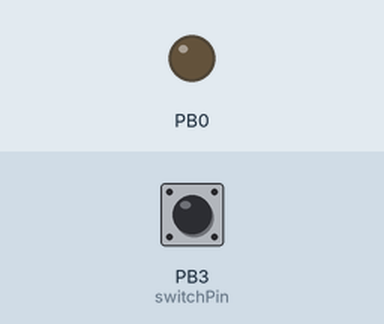
Recording of a sketch running on a simulated ATtiny85, built with avr-gcc and run on an emulated ATtiny85. Shown: output pins drawn as LEDs (lit = HIGH). The test bench sets the inputs (shaded band); at power-on: PB3 (switchPin) HIGH. Sleep ends after the set time or at an interrupt.

Above: at 1.2 s.
1.3 s: PB3 (switchPin) pulled LOW for 0.15 s
At 1.96 s:
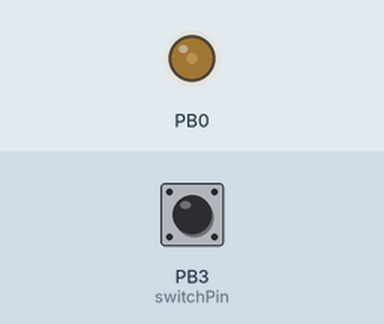
4.3 s: PB3 (switchPin) pulled LOW for 1 s
7.3 s: PB3 (switchPin) pulled LOW for 3.2 s
Timing chart, 0 to 12.8 s (numbered marks = the images above; inputs shaded):
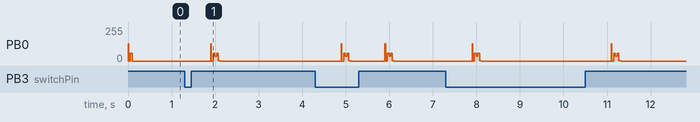

The sketch:

Code_balise.ino
```cpp
#include <avr/sleep.h>
#include <avr/interrupt.h>

//pins
const int switchPin = 3;
const int pinBatMon = 4;


uint8_t adress = 0x12;
uint8_t command = 0x00;

int battery = 0;
int adcReadNb = 0;

void sleep() {

    GIMSK |= _BV(PCIE);                     // Enable Pin Change Interrupts
    PCMSK |= _BV(PCINT3);                   // Use PB3 as interrupt pin
    ADCSRA &= ~_BV(ADEN);                   // ADC off
    set_sleep_mode(SLEEP_MODE_PWR_DOWN);    // replaces above statement

    sleep_enable();                         // Sets the Sleep Enable bit in the MCUCR Register (SE BIT)
    sei();                                  // Enable interrupts
    sleep_cpu();                            // sleep

    cli();                                  // Disable interrupts //wake-ups here
    PCMSK &= ~_BV(PCINT3);                  // Turn off PB3 as interrupt pin
    sleep_disable();                        // Clear SE bit
    ADCSRA |= _BV(ADEN);                    // ADC on

    sei();                                  // Enable interrupts
    } // sleep

ISR(PCINT0_vect) {

    }

void sendNEC(){
  //start
  TCCR0A = 0b01010010;
  OCR0A = 13; //pour regler 38khz
  _delay_us(9500);
  TCCR0A = 0b00000000;
  _delay_us(2950);

  //adress
  for (int i = 0; i < 8; i++) {
    if (bitRead(adress, i) == 1) { //1
      TCCR0A = 0b01010010;
      _delay_us(575);
      TCCR0A = 0b00000000;
      _delay_us(1050);
    }
    else {                        //0
      TCCR0A = 0b01010010;
      _delay_us(575);
      TCCR0A = 0b00000000;
      _delay_us(365);
    }
  }
  for (int i = 0; i < 8; i++) { //inverted
    if (bitRead(adress, i) == 0) { //0
      TCCR0A = 0b01010010;
      _delay_us(575);
      TCCR0A = 0b00000000;
      _delay_us(1050);
    }
    else {                        //1
      TCCR0A = 0b01010010;
      _delay_us(575);
      TCCR0A = 0b00000000;
      _delay_us(365);
    }
  }

  //command
  for (int i = 0; i < 8; i++) {
    if (bitRead(command, i) == 1) { //1
      TCCR0A = 0b01010010;
      _delay_us(575);
      TCCR0A = 0b00000000;
      _delay_us(1050);
    }
    else {                        //0
      TCCR0A = 0b01010010;
      _delay_us(575);
      TCCR0A = 0b00000000;
      _delay_us(365);
    }
  }
  for (int i = 0; i < 8; i++) { //inverted
    if (bitRead(command, i) == 0) { //0
      TCCR0A = 0b01010010;
      _delay_us(575);
      TCCR0A = 0b00000000;
      _delay_us(1050);
    }
    else {                        //1
      TCCR0A = 0b01010010;
      _delay_us(575);
      TCCR0A = 0b00000000;
      _delay_us(365);
    }
  }

  //stop
  TCCR0A = 0b01010010;
  _delay_us(600);
  TCCR0A = 0b00000000;
  _delay_us(1000);
}

/*appeler juste sur chg de pile*/
void setup() {
  //wakeup piŉ
  pinMode(switchPin, INPUT);
  digitalWrite(switchPin, HIGH);
  //digitalWrite(switchPin, HIGH);
  pinMode(pinBatMon, INPUT);

  //PWM 38KHZ on PB0
  TCCR0B = TCCR0B & 0b11111000 | 0b001; //set timer prescaler
  //TCCR0A = 0b01010010; //changer le counter
  //OCR0A = 13; //pour regler 38khz
  DDRB = DDRB & 0b11111110 | 0b00000001; //set pin 0 as output

  //ADC battery
  battery = analogRead(pinBatMon) - 568; //0 à 398 parce que batterie est tjrs plus que 1.8V
  command = ((float)battery / 456) * 255;
  adcReadNb++;

  sendNEC(); //send on battery change
}

void loop() {
  sleep();
  _delay_ms(600); //on attend que RX est fini
  sendNEC();
  _delay_ms(25);
  sendNEC();

  //ADC battery
  if(adcReadNb%5 == 0){ // au 5 fois on lit la batterie
  battery = analogRead(pinBatMon) - 568; //0 à 398 parce que batterie est tjrs plus que 1.8V
  command = ((float)battery / 456) * 255;
  }
  adcReadNb++;

}
```
